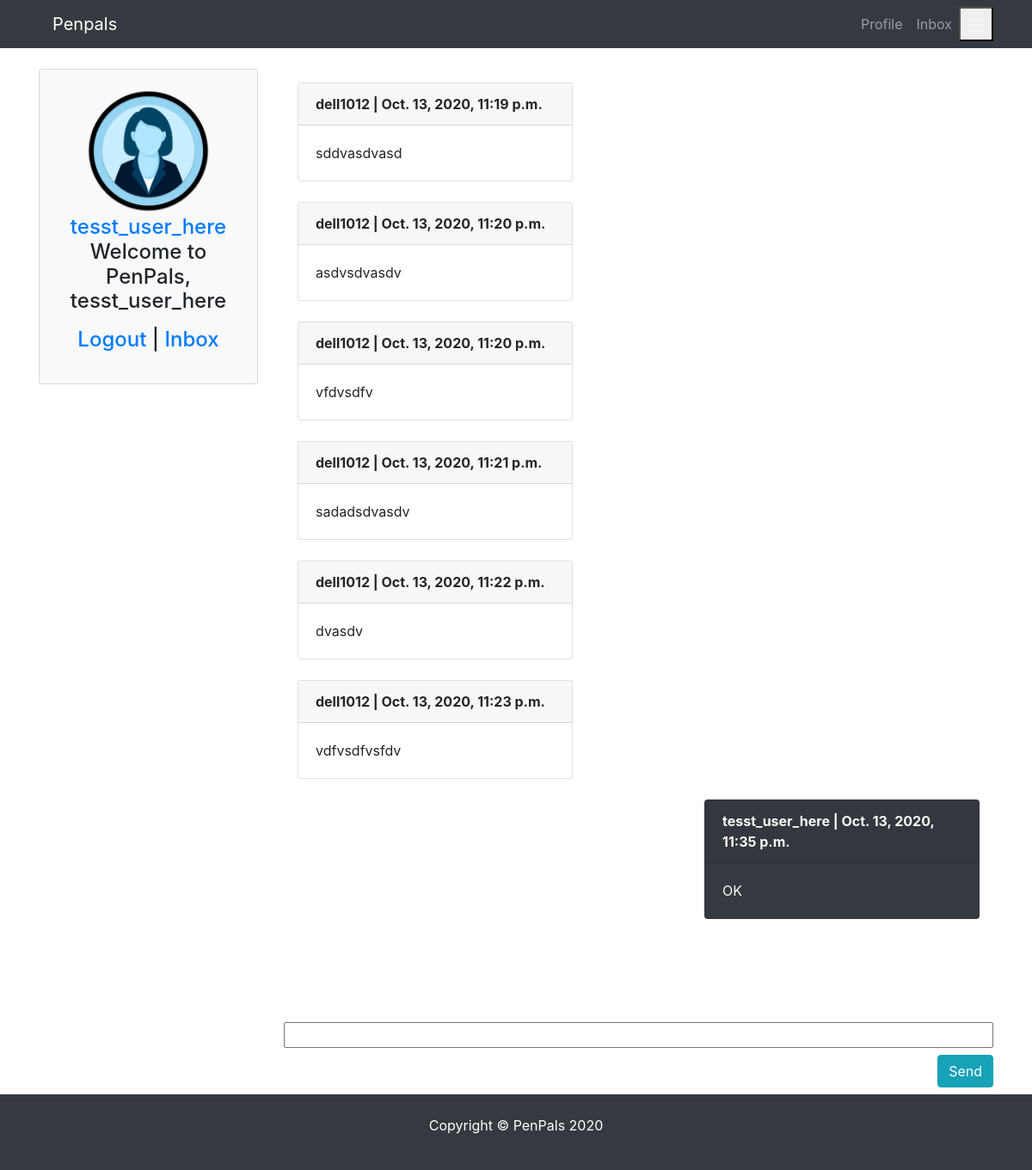
The app's page /message/chatbox/2 (signed in), older data.
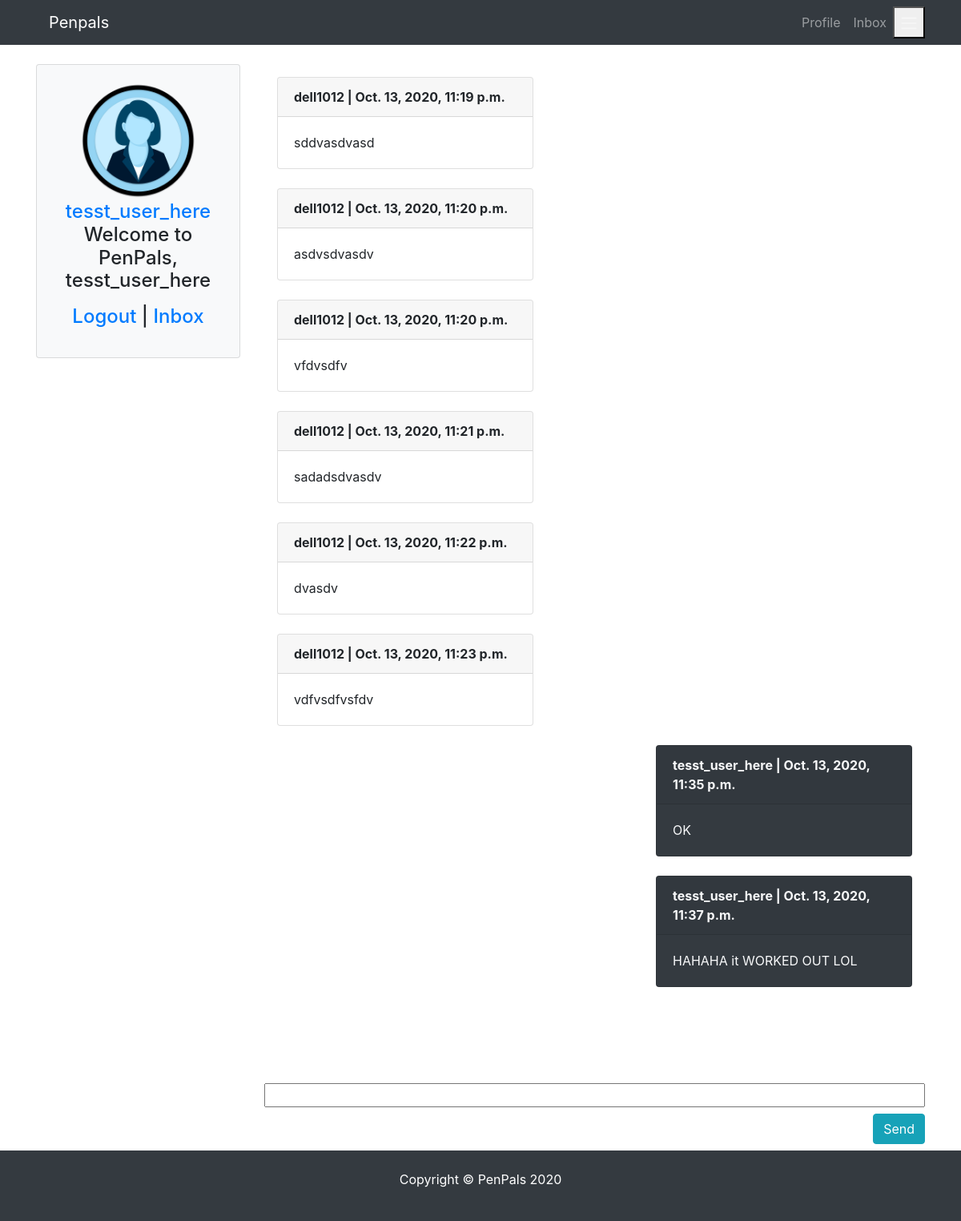
The same page, newer data.
### conversations/models.py (models this page shows)
class Message(models.Model):
    content = models.CharField(max_length=500)
    date = models.DateTimeField(auto_now_add=True)
    profile = models.ForeignKey(Profile,on_delete=models.CASCADE)  # related_name='from_profile',
    chat = models.ForeignKey(Chat, related_name='get_msg', on_delete=models.CASCADE)
    def __str__(self):
        return self.content
    class Meta:
        ordering = ['date']

### pages/models.py (models this page shows)
class Profile(models.Model):
    user = models.OneToOneField(
        User, blank=True, null=True, on_delete=models.CASCADE)
    first = models.CharField(max_length=200, blank=True, null=True)
    last = models.CharField(max_length=200, blank=True, null=True)
    photo = models.ImageField(
        default='user.png', upload_to='photos/%y/%m',  blank=True, null=True)
    friends = models.ManyToManyField('self', blank=True)
    speaks = models.CharField(max_length=200, blank=True, null=True)
    learns = models.CharField(max_length=200, blank=True, null=True)
    def __init__(self, *args, **kwargs):
         super(Profile, self).__init__(*args, **kwargs)
         self.speaks = from_value_to_label(self.speaks)
         self.learns = from_value_to_label(self.learns)
    def __str__(self):
        return str(self.user)
    def get_absolute_url(self):
        return reverse("pages:profile", kwargs={"profile_id":self.pk})
    class Meta:
        ordering = ['-id']

### conversations/views.py (the view, shortened to what this page needs)
# urls.py: path("chatbox/<int:chat_id>", ChatBox.as_view(), name="chatbox"),
class ChatBox(LoginRequiredMixin, DetailView):
    model = Message
    form_class = MessageForm
    template_name = "conversations/chatbox.html"
    def get_context_data(self, **kwargs):
        self.instance = self.request.user.profile
        self.messages = Message.objects.all().filter(chat_id=self.kwargs['chat_id']) #  self.kwargs['profile_id'])
        self.context = {
            'profile': self.instance,
            'chat_id': self.kwargs['chat_id'],
            'form': self.form_class,
            'chat_messages': self.messages,
        }
        print(self.context)
        return self.context
    def get_object(self, **kwargs):
        return Message.objects.all().filter(chat_id=self.kwargs['chat_id']) #  self.kwargs['profile_id'])

### pages/utils.py (called while the page is built)
def from_value_to_label(field):
    if field is not None:
        list_of_labels = [label for value, label in LANGUAGE_CHOICES if str(value) in field]
        return ", ".join(list_of_labels)  # list_of_labels  #ast.literal_eval(field)  # [int(i) for i in field.replace('[','').replace(']','').replace(',','').replace("'",'').split(" ")] # list_of_labels #
    return field

### conversations/templates/conversations/chatbox.html (shortened to what this page needs)
{% extends 'pages/base.html' %} {% load crispy_forms_tags %} {% block content %}
<div class="row">
  {% include 'pages/partials/_sidebar.html' %}
  <div class="col-md-9 col-sm-12">
    <div class="p-3" id="messageFeed">
      {% for amessage in chat_messages %}
      <div
        class="card {% if request.user.profile == amessage.profile %} ml-auto text-light bg-dark {% endif %}"
        style="width: 20rem"
      >
        <div class="card-header font-weight-bold">
          {{amessage.profile}} | {{amessage.date}}
        </div>
        <div class="card-body">{{amessage}}</div>
      </div>
      {% endfor %}
    </div>
    <form
      action=""
      method="POST"
      enctype="multipart/form-data"
      autocomplete="off"
    >
      {% csrf_token %} {% for afield in form %}
      <div class="input-group mb-3 m-auto flex-row-reverse">
        <div class="align-self-center w-100">
          {{afield}}
        </div>
        <input
          type="submit"
          value="Send"
          class="text-white text-center my-2 btn btn-info"
        />
      </div>
      {% endfor %}
    </form>
  </div>
</div>
{% endblock content %}

Row changes from the older to the newer data that the page shows:
added Message: profile "tesst_user_here", date "Oct. 13, 2020, 11:37 p.m.", content "HAHAHA it WORKED OUT LOL"
